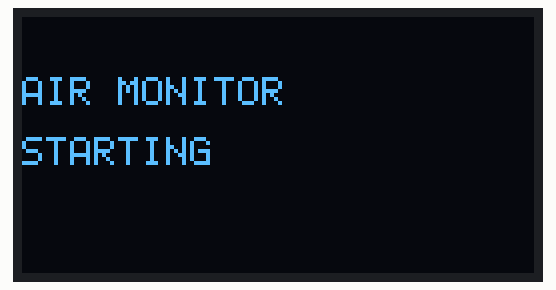
Recording of a sketch running on a simulated ESP8266 (NodeMCU). Shown: 128×64 one-colour display. Wiring (inferred from the names in the program): SSD1306 OLED at I2C address 0x3C.

Above: at 0.1 s.
At 1.1 s:
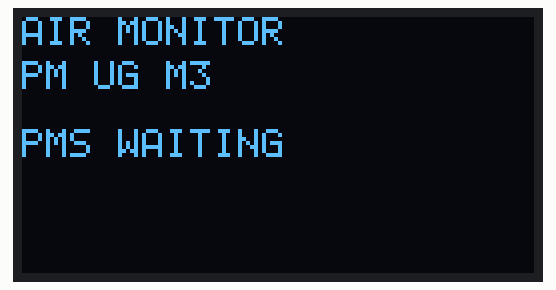
At 4.2 s:
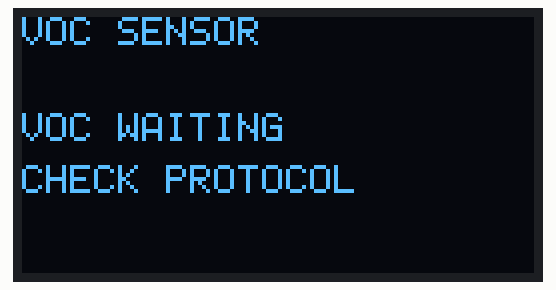

Measured:
- what the display in image 1 shows lasts 3.0 s, from 1.1 s to 4.1 s
- what the display in image 2 shows lasts 4.0 s, from 4.1 s to 8.1 s

The sketch:

AirMonitor_ESP8266.ino
```cpp
#include <Arduino.h>
#include <Wire.h>
#include <SoftwareSerial.h>

// NodeMCU ESP8266: OLED SDA=D2, SCL=D1; PMS TX -> D5
// 21VOC TX -> ESP RX (GPIO3), 9600 8N1
// Assumed OLED controller: SSD1306 128x64 I2C
#define OLED_SDA D2
#define OLED_SCL D1
#define PMS_RX D5

SoftwareSerial pms(PMS_RX, -1);
uint8_t oledAddress = 0;
bool oledReady = false;
uint8_t framebuffer[1024];

// 0-9, colon, minus, period, space, A-Z, percent
const uint8_t glyphs[][5] PROGMEM = {
  {0x3E,0x51,0x49,0x45,0x3E}, {0,0x42,0x7F,0x40,0},
  {0x42,0x61,0x51,0x49,0x46}, {0x21,0x41,0x45,0x4B,0x31},
  {0x18,0x14,0x12,0x7F,0x10}, {0x27,0x45,0x45,0x45,0x39},
  {0x3C,0x4A,0x49,0x49,0x30}, {1,0x71,9,5,3},
  {0x36,0x49,0x49,0x49,0x36}, {6,0x49,0x49,0x29,0x1E},
  {0,0x36,0x36,0,0}, {0,8,8,8,0}, {0,0x60,0x60,0,0},
  {0,0,0,0,0},
  {0x7E,0x11,0x11,0x11,0x7E}, {0x7F,0x49,0x49,0x49,0x36},
  {0x3E,0x41,0x41,0x41,0x22}, {0x7F,0x41,0x41,0x22,0x1C},
  {0x7F,0x49,0x49,0x49,0x41}, {0x7F,9,9,9,1},
  {0x3E,0x41,0x49,0x49,0x7A}, {0x7F,8,8,8,0x7F},
  {0,0x41,0x7F,0x41,0}, {0x20,0x40,0x41,0x3F,1},
  {0x7F,8,0x14,0x22,0x41}, {0x7F,0x40,0x40,0x40,0x40},
  {0x7F,2,0x0C,2,0x7F}, {0x7F,4,8,0x10,0x7F},
  {0x3E,0x41,0x41,0x41,0x3E}, {0x7F,9,9,9,6},
  {0x3E,0x41,0x51,0x21,0x5E}, {0x7F,9,0x19,0x29,0x46},
  {0x46,0x49,0x49,0x49,0x31}, {1,1,0x7F,1,1},
  {0x3F,0x40,0x40,0x40,0x3F}, {0x1F,0x20,0x40,0x20,0x1F},
  {0x7F,0x20,0x18,0x20,0x7F}, {0x63,0x14,8,0x14,0x63},
  {3,4,0x78,4,3}, {0x61,0x51,0x49,0x45,0x43},
  {0x23,0x13,8,0x64,0x62}
};

int charIndex(char c) {
  if (c >= '0' && c <= '9') return c-'0';
  if (c == ':') return 10;
  if (c == '-') return 11;
  if (c == '.') return 12;
  if (c == ' ') return 13;
  if (c >= 'a' && c <= 'z') c -= 32;
  if (c >= 'A' && c <= 'Z') return 14 + c-'A';
  if (c == '%') return 40;
  return 13;
}

void dot(int x, int y) {
  if (x>=0 && x<128 && y>=0 && y<64)
    framebuffer[(y>>3)*128+x] |= (1 << (y&7));
}
void textAt(int x, int y, const char *s) {
  while (*s && x<=122) {
    int n=charIndex(*s++);
    for (int a=0;a<5;a++) {
      uint8_t bits=pgm_read_byte(&glyphs[n][a]);
      for (int b=0;b<7;b++) if (bits & (1<<b)) dot(x+a,y+b);
    }
    x+=6;
  }
}
void oledCmd(uint8_t b) {
  Wire.beginTransmission(oledAddress);
  Wire.write(0);
  Wire.write(b);
  Wire.endTransmission();
}
void oledFlush() {
  if (!oledReady) return;
  for (int page=0;page<8;page++) {
    oledCmd(0xB0+page);
    oledCmd(0x00);
    oledCmd(0x10);
    for (int offset=0;offset<128;offset+=16) {
      Wire.beginTransmission(oledAddress);
      Wire.write(0x40);
      for (int i=0;i<16;i++) Wire.write(framebuffer[page*128+offset+i]);
      Wire.endTransmission();
    }
  }
}
void oledStart() {
  Wire.begin(OLED_SDA,OLED_SCL);
  Wire.setClock(100000);
  for (uint8_t a=0x3C;a<=0x3D;a++) {
    Wire.beginTransmission(a);
    if (Wire.endTransmission()==0) { oledAddress=a; break; }
  }
  if (!oledAddress) return;
  const uint8_t cmds[]={
    0xAE,0xD5,0x80,0xA8,0x3F,0xD3,0,0x40,0x8D,0x14,
    0x20,0x02,0xA1,0xC8,0xDA,0x12,0x81,0x7F,
    0xD9,0xF1,0xDB,0x40,0xA4,0xA6,0xAF
  };
  for (uint8_t b : cmds) oledCmd(b);
  oledReady=true;
  memset(framebuffer,0,sizeof(framebuffer));
  textAt(0,15,"AIR MONITOR");
  textAt(0,30,"STARTING");
  oledFlush();
}

uint16_t pm1=0,pm25=0,pm10=0;
unsigned long lastPM=0;
uint8_t pmFrame[32];
uint8_t pmIndex=0;
void pollPMS() {
  while (pms.available()) {
    uint8_t b=pms.read();
    if (pmIndex==0 && b!=0x42) continue;
    if (pmIndex==1 && b!=0x4D) {
      pmIndex=0;
      if (b==0x42) { pmFrame[0]=b; pmIndex=1; }
      continue;
    }
    pmFrame[pmIndex++]=b;
    if (pmIndex==4 && (pmFrame[2]!=0 || pmFrame[3]!=28)) {
      pmIndex=0; continue;
    }
    if (pmIndex==32) {
      pmIndex=0;
      uint16_t sum=0;
      for (int i=0;i<30;i++) sum+=pmFrame[i];
      if (sum!=(((uint16_t)pmFrame[30]<<8)|pmFrame[31])) continue;
      pm1=((uint16_t)pmFrame[10]<<8)|pmFrame[11];
      pm25=((uint16_t)pmFrame[12]<<8)|pmFrame[13];
      pm10=((uint16_t)pmFrame[14]<<8)|pmFrame[15];
      lastPM=millis();
    }
  }
}

// Assumes 21VOC/JW01 UART frame:
// [0]=2C, [1..2]=TVOC ug/m3, [3..4]=HCHO ug/m3,
// [5..6]=eCO2 ppm, [7..8]=temperature x10 signed,
// [9..10]=RH x10, [11]=negative sum checksum
uint16_t tvoc=0,hcho=0,eco2=0,humid10=0;
int16_t temp10=0;
unsigned long lastVOC=0;
uint8_t vocFrame[12];
uint8_t vocIndex=0;
void pollVOC() {
  while (Serial.available()) {
    uint8_t b=(uint8_t)Serial.read();
    if (vocIndex==0 && b!=0x2C) continue;
    vocFrame[vocIndex++]=b;
    if (vocIndex==12) {
      vocIndex=0;
      uint8_t sum=0;
      for (uint8_t i=0;i<12;i++) sum+=vocFrame[i];
      if (sum!=0) continue;
      tvoc=((uint16_t)vocFrame[1]<<8)|vocFrame[2];
      hcho=((uint16_t)vocFrame[3]<<8)|vocFrame[4];
      eco2=((uint16_t)vocFrame[5]<<8)|vocFrame[6];
      temp10=(int16_t)(((uint16_t)vocFrame[7]<<8)|vocFrame[8]);
      humid10=((uint16_t)vocFrame[9]<<8)|vocFrame[10];
      lastVOC=millis();
    }
  }
}

void render() {
  if (!oledReady) return;
  memset(framebuffer,0,sizeof(framebuffer));
  char s[32];
  if ((millis()/4000)%2==0) {
    textAt(0,0,"AIR MONITOR");
    textAt(0,11,"PM UG M3");
    if (lastPM && millis()-lastPM<5000) {
      snprintf(s,sizeof(s),"PM1: %u",pm1); textAt(0,23,s);
      snprintf(s,sizeof(s),"PM25: %u",pm25); textAt(0,35,s);
      snprintf(s,sizeof(s),"PM10: %u",pm10); textAt(0,47,s);
    } else textAt(0,28,"PMS WAITING");
  } else {
    textAt(0,0,"VOC SENSOR");
    if (lastVOC && millis()-lastVOC<12000) {
      snprintf(s,sizeof(s),"TVOC: %u",tvoc); textAt(0,12,s);
      snprintf(s,sizeof(s),"HCHO: %u",hcho); textAt(0,23,s);
      snprintf(s,sizeof(s),"ECO2: %u",eco2); textAt(0,34,s);
      // One decimal place, including negative temperatures
      int32_t t=temp10;
      bool negative=t<0;
      if (negative) t=-t;
      snprintf(s,sizeof(s),"TEMP: %s%ld.%ld",negative?"-":"",(long)(t/10),(long)(t%10));
      textAt(0,45,s);
      snprintf(s,sizeof(s),"RH: %u.%u%%",humid10/10,humid10%10);
      textAt(0,56,s);
    } else {
      textAt(0,24,"VOC WAITING");
      textAt(0,37,"CHECK PROTOCOL");
    }
  }
  oledFlush();
}

void setup() {
  oledStart();
  pms.begin(9600);
  Serial.begin(9600); // 21VOC receiver; do not use Serial.print here
}
void loop() {
  pollPMS();
  pollVOC();
  static unsigned long lastRefresh=0;
  if (millis()-lastRefresh>=1000) {
    lastRefresh=millis();
    render();
  }
  yield();
}
```
